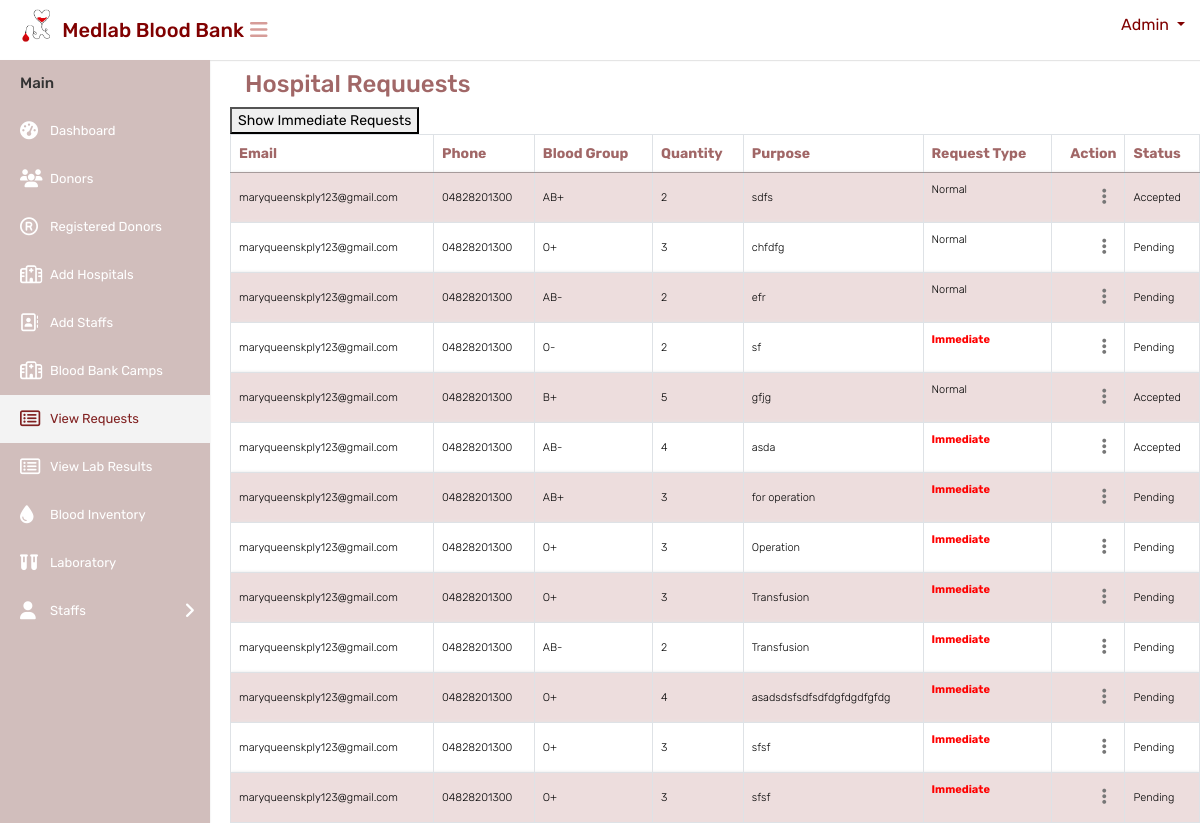
Before: /blood_request_list with the older database file.
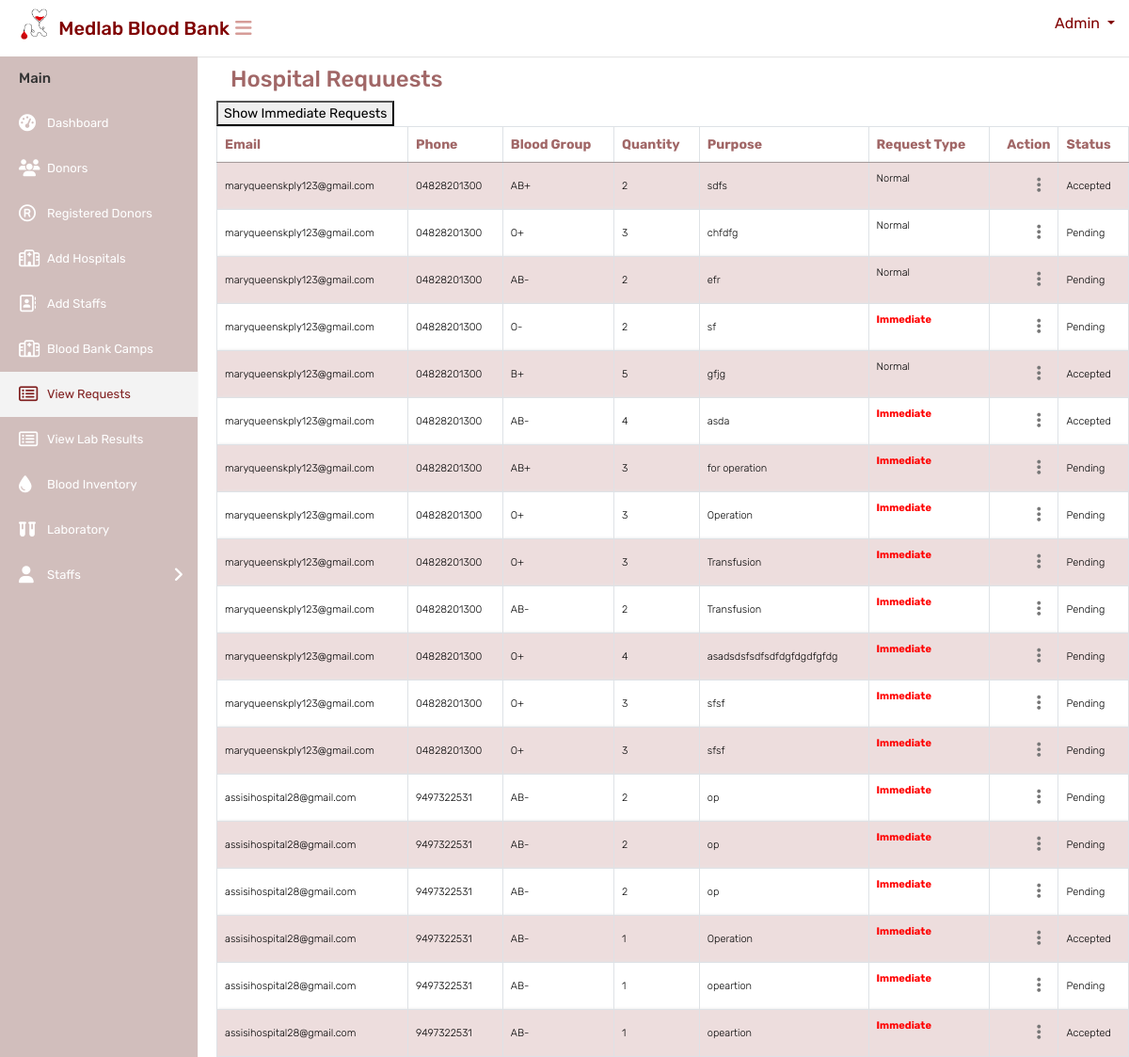
After: the same page with the newer database file.
### website/models.py (models this page shows, shortened)
class BloodRequest(models.Model):
    user=models.ForeignKey(CustomUser,on_delete=models.CASCADE, default=None)
    blood_group = models.CharField(max_length=5)
    quantity = models.IntegerField(default=0, null=True, blank=True)
    purpose = models.TextField()
    is_immediate = models.BooleanField(default=False)
    requested_date = models.DateField(default=datetime.now)
    requested_time = models.TimeField(default=datetime.now)
    STATUS_CHOICES = (
        ('Pending', 'Pending'),
        ('Accepted', 'Accepted'),
        ('Rejected', 'Rejected'),
    )
    status = models.CharField(max_length=20, choices=STATUS_CHOICES, default='Pending')
    amount = models.IntegerField(default=0)

class CustomUser(AbstractUser):
    DONOR = 1
    HOSPITAL = 2
    STAFF = 3
    REGISTEREDDONOR = 4
    LABSTAFF = 5
    ROLE_CHOICE = (
        (DONOR, 'DONOR'),
        (HOSPITAL, 'HOSPITAL'),
        (STAFF, 'STAFF'),
        (REGISTEREDDONOR, 'REGISTEREDDONOR'),
        (LABSTAFF, 'LABSTAFF'),
    )
    username=None
    first_name = None
    last_name = None
    USERNAME_FIELD = 'email'
    email = models.EmailField(max_length=100, unique=True)
    phone = models.CharField(max_length=12, blank=True)
    password = models.CharField(max_length=128)
    role = models.IntegerField(choices=ROLE_CHOICE,default='1')
    is_admin = models.BooleanField(default=False)
    is_staff = models.BooleanField(default=False)
    is_active = models.BooleanField(default=True)
    is_superadmin = models.BooleanField(default=False)
    REQUIRED_FIELDS = ['phone']
    objects = UserManager()

### website/views.py (the view)
# urls.py: path('blood_request_list', blood_request_list, name='blood_request_list'),
def blood_request_list(request):
    blood_requests = BloodRequest.objects.all()  # Retrieve all BloodRequest objects from the database
    return render(request, 'mainuser/viewrequests.html', {'blood_requests': blood_requests})

### templates/mainuser/viewrequests.html (shortened to what this page needs)
{% load static %}
<html>
<head>
        <link rel="stylesheet" type="text/css" href="{% static 'mainuser/css/bootstrap.min.css' %}">
        <link rel="stylesheet" type="text/css" href="{% static 'mainuser/css/font-awesome.min.css' %}">
        <link rel="stylesheet" type="text/css" href="{% static 'mainuser/css/style.css' %}">
        <link rel="stylesheet" type="text/css" href="https://cdn.datatables.net/1.11.6/css/jquery.dataTables.css">
</head>
<body>
    <div class="main-wrapper">
        <div class="header" style="background-color:white;height:60px;">
			<div class="header-left">
				<a href="{% url 'adminindex' %}" class="logo" style="color: black;">
					<img src="{% static 'mainuser/img/logocopy.png' %}" width="75" height="40" alt="" style="margin-left:15px"> <span style="color: maroon;font-size: 20px;margin-top:10px; margin-left:-10px;white-space: nowrap;">Medlab Blood Bank</span>
				</a>
			</div>
			<a id="toggle_btn" href="javascript:void(0);" style="color:#d69c98;margin-top:20px;margin-left:10px;"><i class="fa fa-bars"></i></a>
            <ul class="nav user-menu float-right">
                <li class="nav-item dropdown has-arrow">
                    <a href="#" class="dropdown-toggle nav-link user-link" data-toggle="dropdown" style="color:maroon">
						<span style="color:maroon;">Admin</span>
                    </a>
                </li>
            </ul>
        </div>
        <div class="sidebar" id="sidebar">
            <div class="sidebar-inner slimscroll">
                <div id="sidebar-menu" class="sidebar-menu">
                    <ul>
                        <li class="menu-title">Main</li>
                        <li>
                            <a href="{% url 'adminindex' %}"><i class="fa fa-dashboard"></i> <span>Dashboard</span></a>
                        </li>
						<li>
                            <a href="{% url 'donors' %}"><i class="fa fa-users"></i> <span>Donors</span></a>
                        </li>
                        <li >
                            <a href="{% url 'registereddonortable' %}"><i class="fa fa-registered"></i> <span>Registered Donors</span></a>
                        </li>
                        <li>
                            <a href="{% url 'registeredhospitaltable' %}"><i class="fa fa-hospital-o"></i> <span>Add Hospitals</span></a>
                        </li>
                        <li>
                            <a href="{% url 'registeredstafftable' %}"><i class="fa fa-address-book-o"></i> <span>Add Staffs</span></a>
                        </li>
                        <li>
                            <a href="{% url 'departments' %}"><i class="fa fa-hospital-o"></i> <span>Blood Bank Camps</span></a>
                        </li>
                        <li class="active">
                            <a href="{% url 'blood_request_list' %}"><i class="fa fa-list-alt"></i> <span>View Requests</span></a>
                        </li>
						<li>
                            <a href="{% url 'view_uploaded_files' %}"><i class="fa fa-list-alt"></i> <span>View Lab Results</span></a>
                        </li>
                        <li>
                            <a href="{% url 'blood_inventory' %}"><i class="fa fa-tint"></i> <span>Blood Inventory</span></a>
                        </li>
                        <li>
                            <a href="{% url 'laboratory' %}"><i class="fa-solid fa-vials"></i><span>Laboratory</span></a>
                        </li>
						<li class="submenu">
							<a href="#"><i class="fa fa-user"></i> <span>Staffs </span> <span class="menu-arrow"></span></a>
						</li>
                    </ul>
                </div>
            </div>
        </div>
        <div class="page-wrapper">
            <div class="col-sm-6 col-2 text-left m-b-15">
                <h3 style="color: #a16767;margin-top: 20px;">Hospital Requuests</h3>
            </div>
            <button id="showImmediateButton" onclick="showImmediateRequests()">Show Immediate Requests</button>
            <div class="row">
                <div class="col-md-12">
                    <div class="table-responsive">
                        <table class="table table-bordered table-striped custom-table datatable mb-0">
                            <thead>
                                <tr>
                                    <th>Email</th>
                                    <th>Phone</th>
                                    <th>Blood Group</th>
                                    <th>Quantity</th>
                                    <th>Purpose</th>
                                    <th>Request Type</th>
                                    <th class="text-right">Action</th>
                                    <th>Status</th>
                                </tr>
                            </thead>
                            <tbody>
                                {% for blood_request in blood_requests %}
                                <tr class="blood-request-row {% if blood_request.is_immediate %}immediate-row{% endif %}">
                                    <td>{{ blood_request.user.email }}</td>
                                    <td>{{ blood_request.user.phone }}</td>
                                    <td>{{ blood_request.blood_group }}</td>
                                    <td>{{ blood_request.quantity }}</td>
                                    <td>{{ blood_request.purpose }}</td>
                                    <td>
                                        {% if blood_request.is_immediate %}
                                            <p style="font-family: 'Rubik', sans-serif; color:red;font-weight:bold">Immediate</p>
                                        {% else %}
                                        <p style="font-family: 'Rubik', sans-serif;">Normal</p>
                                        {% endif %}
                                    </td>
                                    <td class="text-right">
                                        <div class="dropdown dropdown-action">
                                            <a href="#" class="action-icon dropdown-toggle" data-toggle="dropdown" aria-expanded="false"><i class="fa fa-ellipsis-v"></i></a>
                                        </div>
                                    </td>
                                   <td>{{ blood_request.status }}</td>
                                </tr>
                                {% endfor %}
                            </tbody>
                        </table>
                    </div>
                </div>
            </div>
        </div>
</body>
</html>

### templates/mainuser/viewrequests.html (style rules this page uses)
.table th, .table td { padding: 6px 5px; }
.table thead th { font-size: 14px; color:#a16767; }
.table tbody td { font-size: 11px; }
.table tbody tr:nth-child(odd) { background-color: #eddddd; }
.table tbody tr:nth-child(even) { background-color: #ffffff; }
.sidebar { box-shadow: 0 1px 2px 0 rgba(0, 0, 0, 0.1); top: 50px; width: 210px; z-index: 1039; background-color:#d1bebc; bottom: 0; margin-top: 10px; position: fixed; left: 0; transition: all 0.2s ease-in-out; }
.sidebar-inner { height: 100%; transition: all 0.2s ease-in-out 0s; }
.sidebar-menu ul { font-size: 14px; list-style-type: none; margin: 0; padding: 0; }
.sidebar-menu li a { color: white; display: block; font-size: 13px; height: auto; padding: 0 20px; }
.sidebar-menu li.active a { color: #802020; background-color: #f3f3f3; }
.menu-title { color: #333; font-size: 15px; font-weight: 500; padding: 12px 20px; }

Changed rows visible on the page:
added BloodRequest: user.email "assisihospital28@gmail.com", user.phone "9497322531", blood_group "AB-", quantity "2", purpose "op", is_immediate "Immediate", status "Pending"
added BloodRequest: user.email "assisihospital28@gmail.com", user.phone "9497322531", blood_group "AB-", quantity "2", purpose "op", is_immediate "Immediate", status "Pending"
added BloodRequest: user.email "assisihospital28@gmail.com", user.phone "9497322531", blood_group "AB-", quantity "2", purpose "op", is_immediate "Immediate", status "Pending"
added BloodRequest: user.email "assisihospital28@gmail.com", user.phone "9497322531", blood_group "AB-", quantity "1", purpose "Operation", is_immediate "Immediate", status "Accepted"
added BloodRequest: user.email "assisihospital28@gmail.com", user.phone "9497322531", blood_group "AB-", quantity "1", purpose "opeartion", is_immediate "Immediate", status "Pending"
added BloodRequest: user.email "assisihospital28@gmail.com", user.phone "9497322531", blood_group "AB-", quantity "1", purpose "opeartion", is_immediate "Immediate", status "Accepted"
